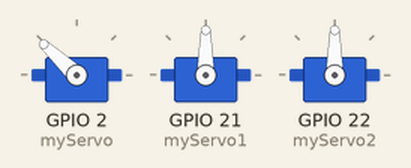
Simulated run of this sketch. Board: ESP32. Shown: 3 × servo.

Above: at 0.05 s.
At 1.4 s:
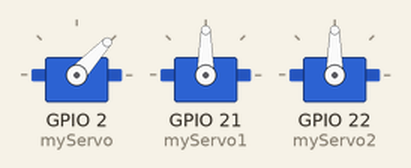
At 2.7 s:
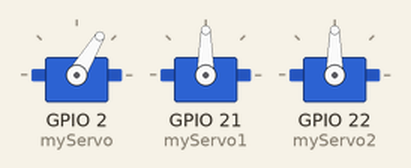
At 5.4 s:
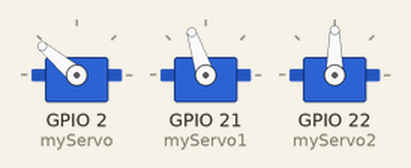
At 7.95 s:
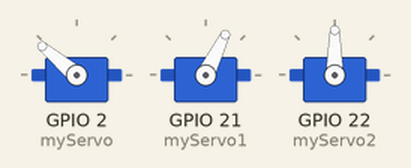
At 10.55 s:
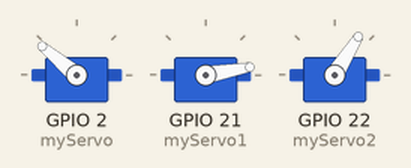
Timing chart, 0 to 13.8 s (numbered marks = the images above):
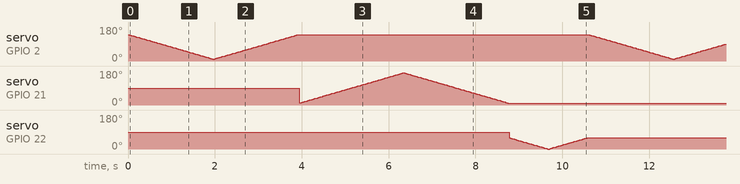

The sketch:

5_Robot_arm.ino
```cpp
#include <ESP32Servo.h>

Servo myServo;  // 创建一个Servo对象
Servo myServo1;  // 创建一个Servo对象
Servo myServo2;  // 创建一个Servo对象

int  angle ;
int  angle1 ;
int  angle2 ;
void setup() {
  // put your setup code here, to run once:
  myServo.attach(2);  // 将舵机的信号线连接到ESP32的GPIO
  myServo1.attach(21);  // 将舵机的信号线连接到ESP32的GPIO
  myServo2.attach(22);  // 将舵机的信号线连接到ESP32的GPIO
}

void loop() {
  // put your main code here, to run repeatedly:
      for ( angle = 140; angle >= 10; angle -= 1)
    {
        myServo.write(angle);
        delay(15);
    }
    for (angle = 10 ; angle<= 140; angle += 1)
    {
        myServo.write(angle);
        delay(15);
    }

    for (angle1 = 10; angle1 <= 170; angle1 += 1)
    {
        myServo1.write(angle1);
        delay(15);
    }

    for (angle1 = 170; angle1 >= 10; angle1 -= 1)
    {
        myServo1.write(angle1);
        delay(15);
    }

    for (angle2 = 60; angle2 >= 0; angle2 -= 1)
    {
        myServo2.write(angle2);
        delay(15);
    }
    for (angle2 = 0; angle2 <= 60; angle2 += 1)
    {
        myServo2.write(angle2);
        delay(15);
    }

}
```
